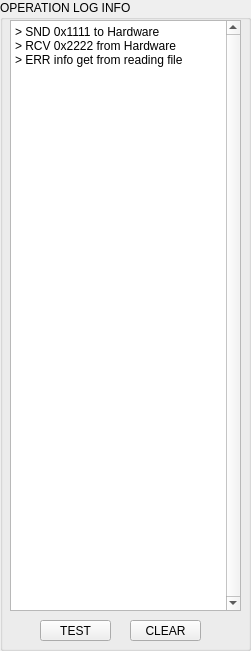
   <widget class="QGroupBox" name="groupBox_oli_OperationLogInfo">
    <property name="geometry">
     <rect>
      <x>1160</x>
      <y>10</y>
      <width>251</width>
      <height>651</height>
     </rect>
    </property>
    <property name="title">
     <string>OPERATION LOG INFO</string>
    </property>
    <widget class="QTextEdit" name="textEdit_OprLogInfo">
     <property name="geometry">
      <rect>
       <x>10</x>
       <y>20</y>
       <width>231</width>
       <height>591</height>
      </rect>
     </property>
     <property name="mouseTracking">
      <bool>true</bool>
     </property>
     <property name="tabletTracking">
      <bool>true</bool>
     </property>
     <property name="inputMethodHints">
      <set>Qt::ImhMultiLine</set>
     </property>
     <property name="verticalScrollBarPolicy">
      <enum>Qt::ScrollBarAlwaysOn</enum>
     </property>
     <property name="horizontalScrollBarPolicy">
      <enum>Qt::ScrollBarAsNeeded</enum>
     </property>
     <property name="autoFormatting">
      <set>QTextEdit::AutoAll</set>
     </property>
     <property name="tabChangesFocus">
      <bool>true</bool>
     </property>
     <property name="readOnly">
      <bool>false</bool>
     </property>
     <property name="html">
      <string>&lt;!DOCTYPE HTML PUBLIC &quot;-//W3C//DTD HTML 4.0//EN&quot; &quot;http://www.w3.org/TR/REC-html40/strict.dtd&quot;&gt;
&lt;html&gt;&lt;head&gt;&lt;meta name=&quot;qrichtext&quot; content=&quot;1&quot; /&gt;&lt;style type=&quot;text/css&quot;&gt;
p, li { white-space: pre-wrap; }
&lt;/style&gt;&lt;/head&gt;&lt;body style=&quot; font-family:'SimSun'; font-size:9pt; font-weight:400; font-style:normal;&quot;&gt;
&lt;p style=&quot; margin-top:0px; margin-bottom:0px; margin-left:0px; margin-right:0px; -qt-block-indent:0; text-indent:0px;&quot;&gt;&amp;gt; SND 0x1111 to Hardware&lt;/p&gt;
&lt;p style=&quot; margin-top:0px; margin-bottom:0px; margin-left:0px; margin-right:0px; -qt-block-indent:0; text-indent:0px;&quot;&gt;&amp;gt; RCV 0x2222 from Hardware&lt;/p&gt;
&lt;p style=&quot; margin-top:0px; margin-bottom:0px; margin-left:0px; margin-right:0px; -qt-block-indent:0; text-indent:0px;&quot;&gt;&amp;gt; ERR info get from reading file&lt;/p&gt;&lt;/body&gt;&lt;/html&gt;</string>
     </property>
     <property name="textInteractionFlags">
      <set>Qt::LinksAccessibleByMouse|Qt::TextEditable|Qt::TextEditorInteraction|Qt::TextSelectableByKeyboard|Qt::TextSelectableByMouse</set>
     </property>
    </widget>
    <widget class="QPushButton" name="pushButton_oli_clear">
     <property name="geometry">
      <rect>
       <x>130</x>
       <y>620</y>
       <width>71</width>
       <height>21</height>
      </rect>
     </property>
     <property name="text">
      <string>CLEAR</string>
     </property>
    </widget>
    <widget class="QPushButton" name="pushButton_oli_test">
     <property name="geometry">
      <rect>
       <x>40</x>
       <y>620</y>
       <width>71</width>
       <height>21</height>
      </rect>
     </property>
     <property name="text">
      <string>TEST</string>
     </property>
    </widget>
   </widget>
